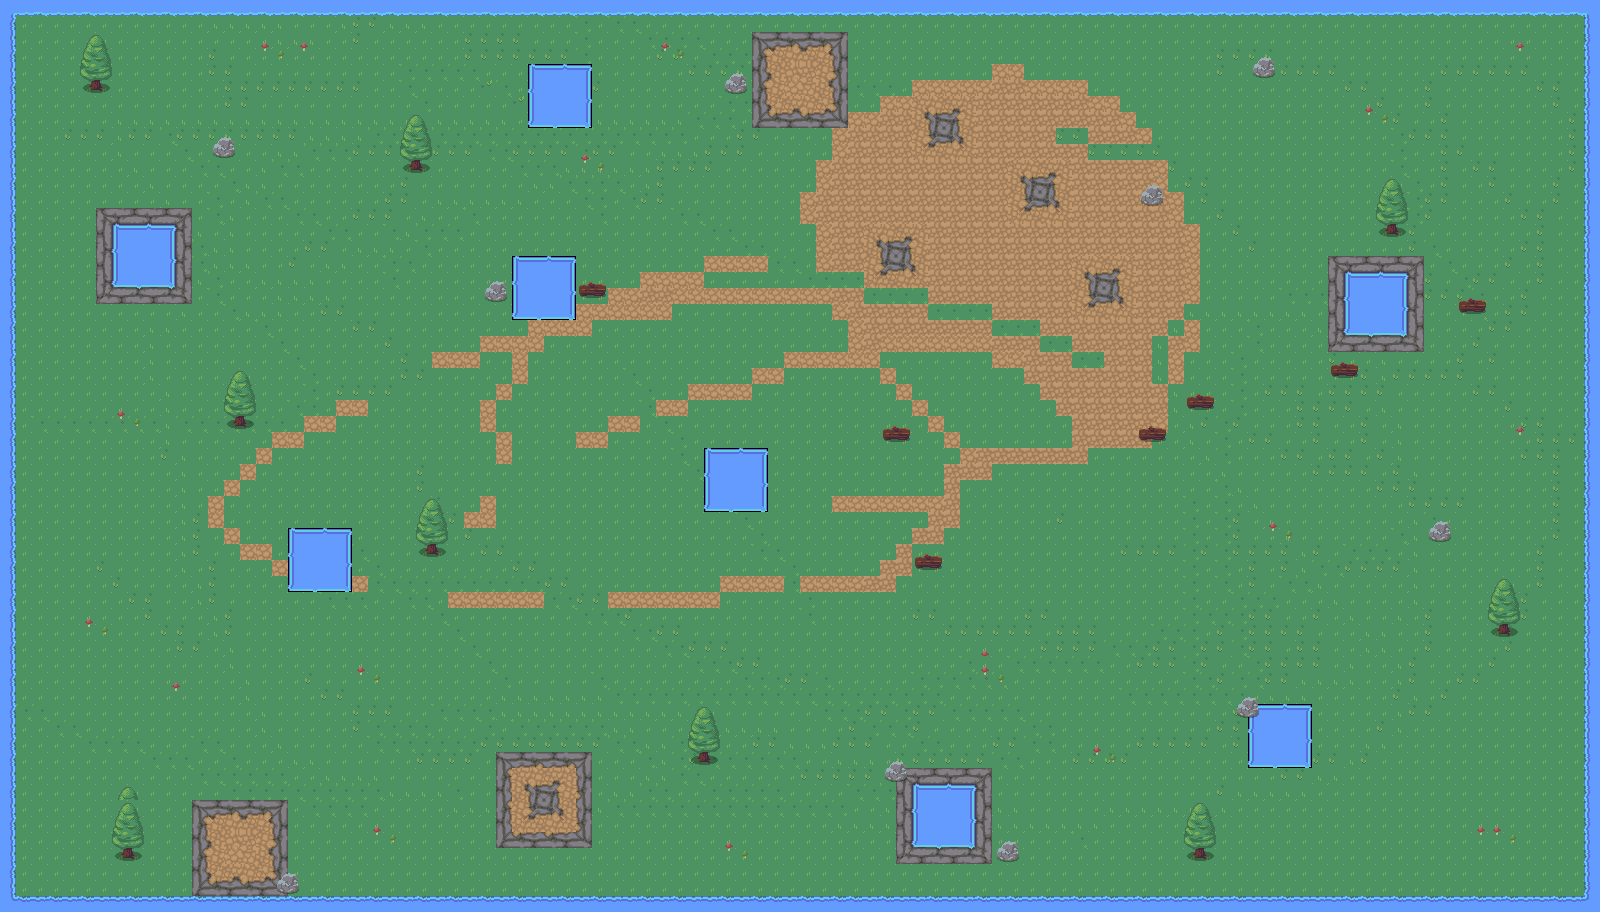

Tiled map render using the project's own tile images. Description and the map definition, with tile-layer contents summarised, below:
An orthogonal 100x57 tile map with 16x16 px tiles, 2 tile layers (Calque de Tuiles 0, Calque de Tuiles 1).

<map version="1.10" tiledversion="1.11.2" orientation="orthogonal" renderorder="right-down" width="100" height="57" tilewidth="16" tileheight="16" infinite="0" nextlayerid="3" nextobjectid="1">
 <tileset firstgid="1" source="environment.tsx" />
 <layer id="1" name="Calque de Tuiles 0" width="100" height="57">
  <data>[5700 cells, 5700 non-empty, 118 distinct tile ids]</data>
 </layer>
 <layer id="2" name="Calque de Tuiles 1" width="100" height="57">
  <data>[5700 cells, 294 non-empty, 40 distinct tile ids]</data>
 </layer>
</map>
